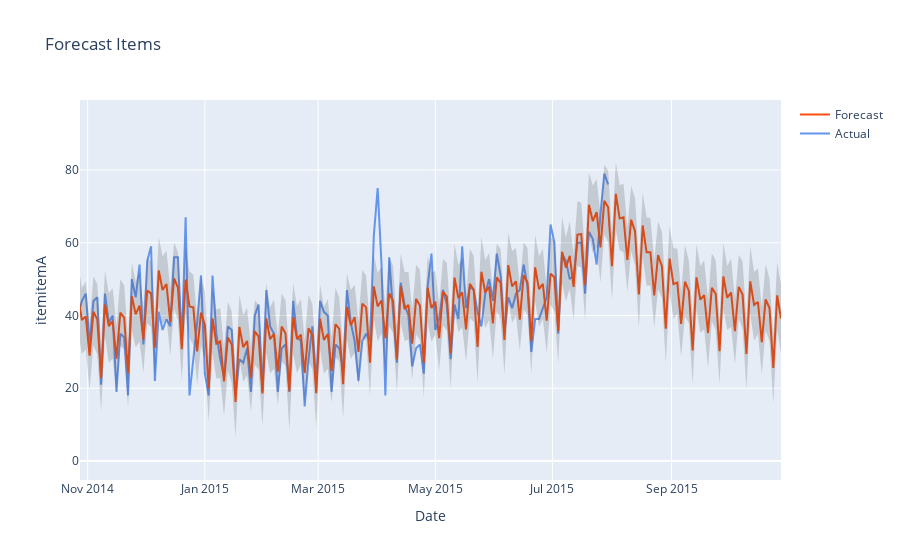

The cell this chart's notebook holds for it:
### Code cell
plot_items_individual_store_prediction(r, data_, store , item , "Forecast Items")

### Figure 1 — Plotly figure (JSON) as saved in the notebook; plotly's stock layout.template omitted (floating-point values rounded to 4 significant figures; data arrays with more than 128 entries replaced by an {"elided": "..."} marker saying what was removed)
{"data": [{"hovertemplate": "items: %{y:,.0f}", "line": {"color": "#6495ed"}, "mode": "lines", "name": "Actual", "type": "scatter", "x": {"elided": "471 str values"}, "y": {"elided": "471 int values"}}, {"hovertemplate": "items: %{y:,.0f}", "line": {"color": "#fb5012"}, "mode": "lines", "name": "Forecast", "type": "scatter", "x": {"elided": "516 str values"}, "y": {"elided": "516 float values"}}, {"hoverinfo": "skip", "line": {"width": 0}, "mode": "lines", "name": "Upper", "showlegend": false, "type": "scatter", "x": {"elided": "516 str values"}, "y": {"elided": "516 float values"}}, {"fill": "tonexty", "fillcolor": "rgba(68,68,68, 0.2)", "hoverinfo": "skip", "line": {"width": 0}, "mode": "lines", "name": "Upper", "showlegend": false, "type": "scatter", "x": {"elided": "516 str values"}, "y": {"elided": "516 float values"}}], "layout": {"autosize": true, "hovermode": "x", "title": {"text": "Forecast Items"}, "xaxis": {"range": ["2014-10-28T00:00:00", "2015-10-28T00:00:00"], "title": {"text": "Date"}, "type": "date"}, "yaxis": {"autorange": true, "range": [-5.222, 99.22], "title": {"text": "itemitemA"}, "type": "linear"}}}
